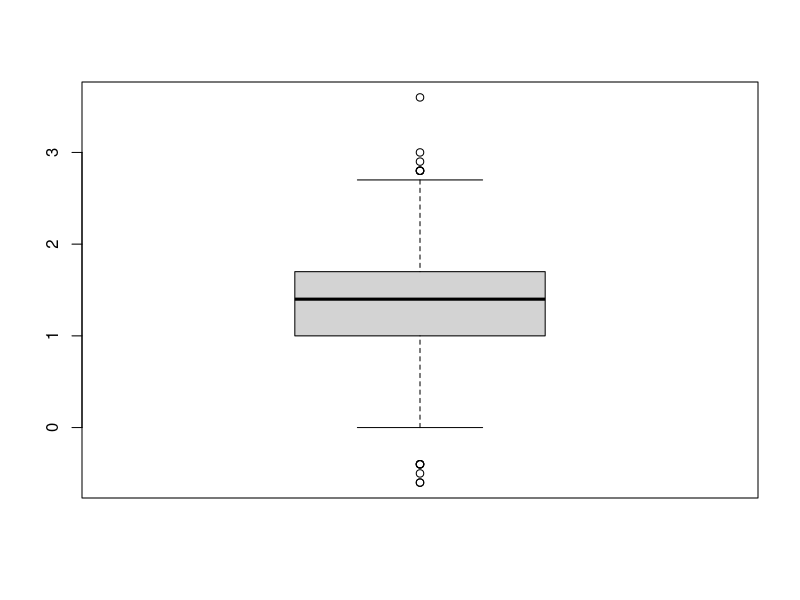

Generate this figure with R:
setwd("/media/L0135974_DATA/UserData/BaseARG/2_Calibration")

D <-read.csv("calib.data-0.1.1.csv")

names(D)
d.ph <- cbind(D[,c(1:4,94,95,98,7:18,20:26,30:33,51,55,61,77,81,87,88,90,91)])
as.numeric(d.ph$a_ph_kcl == 73.2) 
as.numeric(d.ph$a_ph_kcl == 0.3) 
d.ph[1482,12]<- 7.32
d.ph[1516,12]<- NA
boxplot(d.ph$a_ph_h2o-d.ph$a_ph_kcl)
